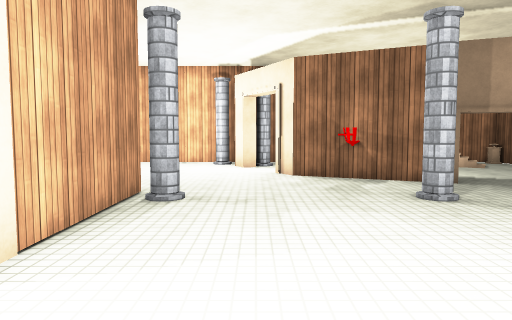
View 1 (above)

17 first-person views from a walk through a Unity game level. The camera is 1.4 m above the floor, tilts 4° down and sees 70° across. The floor is counted in squares, 1 m on a side. Each view is taken from the middle of a square. On the plan, view 1 faces up. The plan holds only what a view shows up to about 16 squares ahead; the rest is blank. The place goes on beyond the plan. The player is left out. Surface patterns are stand-ins for the level's own textures.

View 2
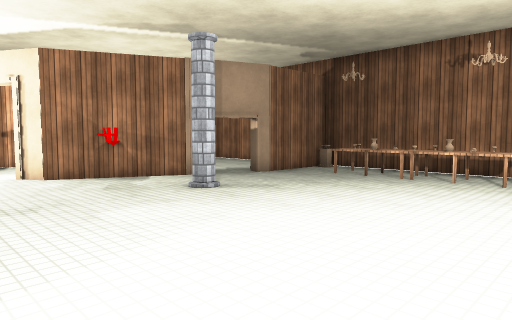

View 3
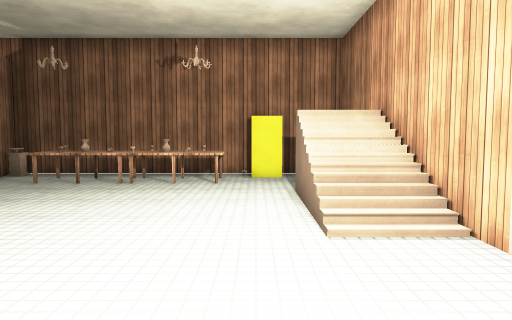

View 4
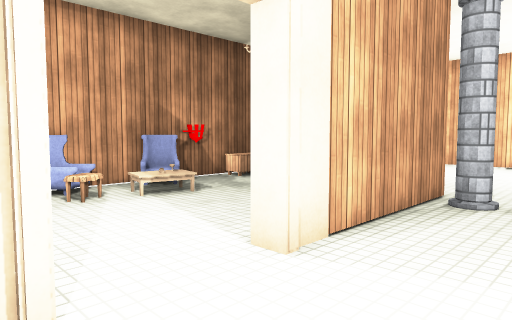

View 5
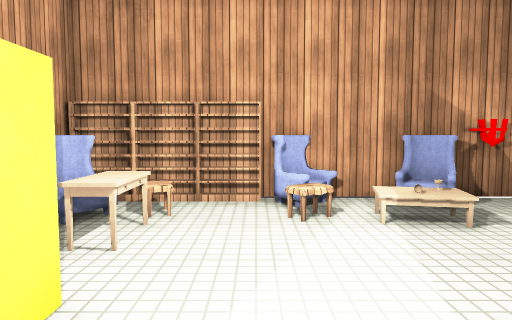

View 6
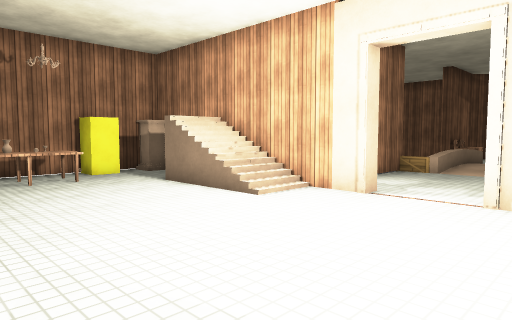

View 7
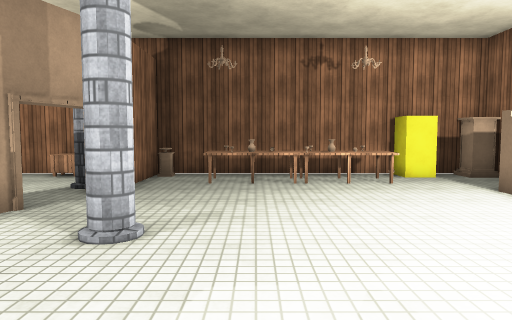

View 8
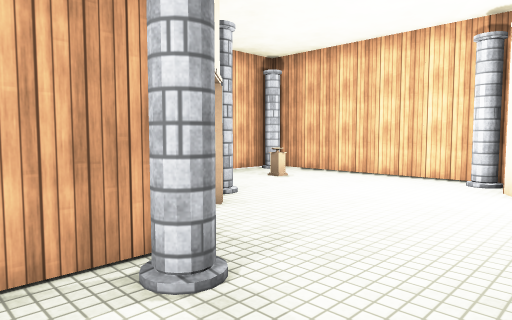

View 9
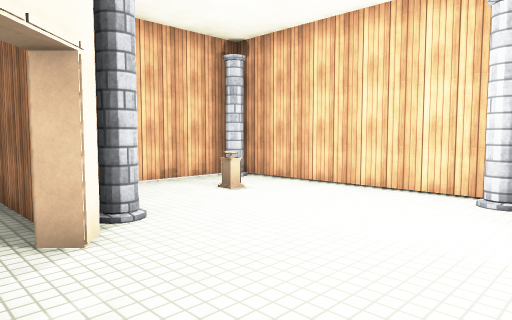

View 10
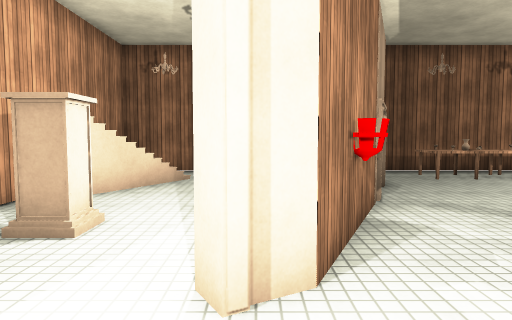

View 11
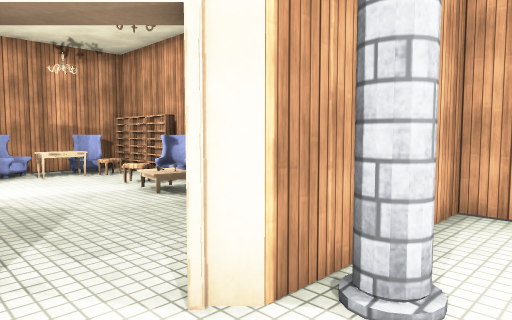

View 12
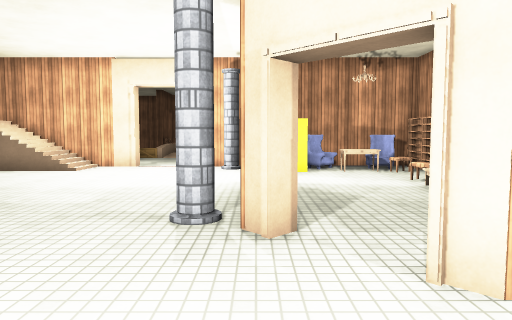

View 13
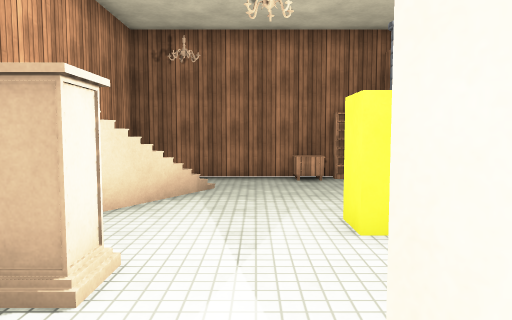

View 14
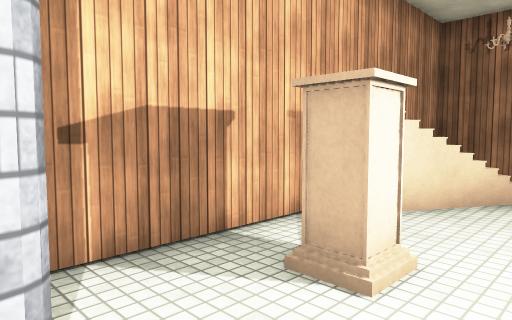

View 15
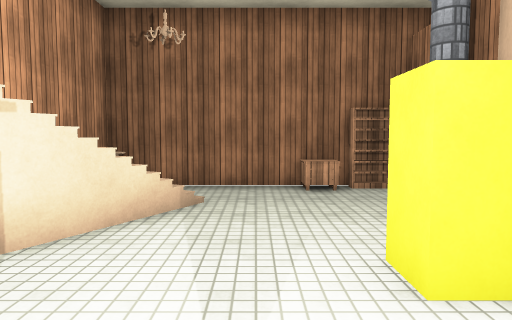

View 16
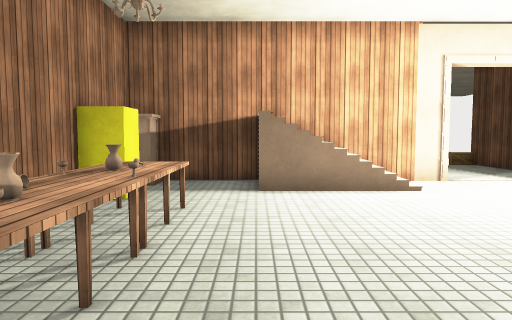

View 17
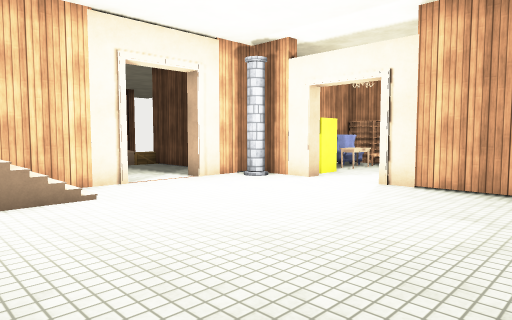

### Floor plan
Key: @ floor where view 1 was taken; # wall or solid block; . main floor; : floor 0.25 m higher than the main floor; - floor 3 m lower than the main floor; / step, stairs or slope; = window, fence, low wall or low ledge; v drop or lower ground; P pillar; E pedestal; T table; A vase; B yellow block; R dresser; M armchair; K bookshelf; C box; O other object.
Columns run from 10 left of view 1 to 12 right of it. Each row starts with its distance up from view 1.
 18 #######################
 17 #P......P# .....##=   #
 16 #........#P..EE..#=O..#
 15 #.EO..................#
 14 #.....................#
 13 #..........##........R#
 12 #...P.......#O#BB....R#
 11 ######.......O###..P..K
 10 # ................#P###
  9 #R  ...#............EO#
  8 #R.....#P.....P.......#
  7 #......#...........TTT#
  6 #M.....#...........TAT#
  5 #M/....#...........TTT#
  4 #./....#...........TAT#
  3 MM/................TTT#
  2 #..................TTT#
  1 K....................B#
  0 K.MOOBB#..@...////...B#
 -1 KMM.MM #P.....////v..E#
 -2 ##########-.-##########
 -3          ....
 -4          .....
 -5         #.....
 -6         #.....#
 -7         #.....#
 -8            ..=C
 -9            ..v
-10             :v
-11             :v

Where each view was taken, in squares from view 1:
view 1: 0 up, 0 right, facing up
view 2: 0 up, 2 left, facing up-right
view 3: 1 up, 1 left, facing right
view 4: 0 up, 0 right, facing up-left
view 5: 2 up, 2 left, facing left
view 6: 6 up, 2 left, facing down-right
view 7: 6 up, 1 left, facing right
view 8: 6 up, 1 right, facing up-left
view 9: 9 up, 0 right, facing up-left
view 10: 13 up, 2 left, facing right
view 11: 13 up, 3 left, facing down-left
view 12: 14 up, 3 left, facing down
view 13: 14 up, 0 right, facing right
view 14: 14 up, 0 right, facing up-right
view 15: 14 up, 2 right, facing right
view 16: 9 up, 8 right, facing down
view 17: 8 up, 7 right, facing down-left
